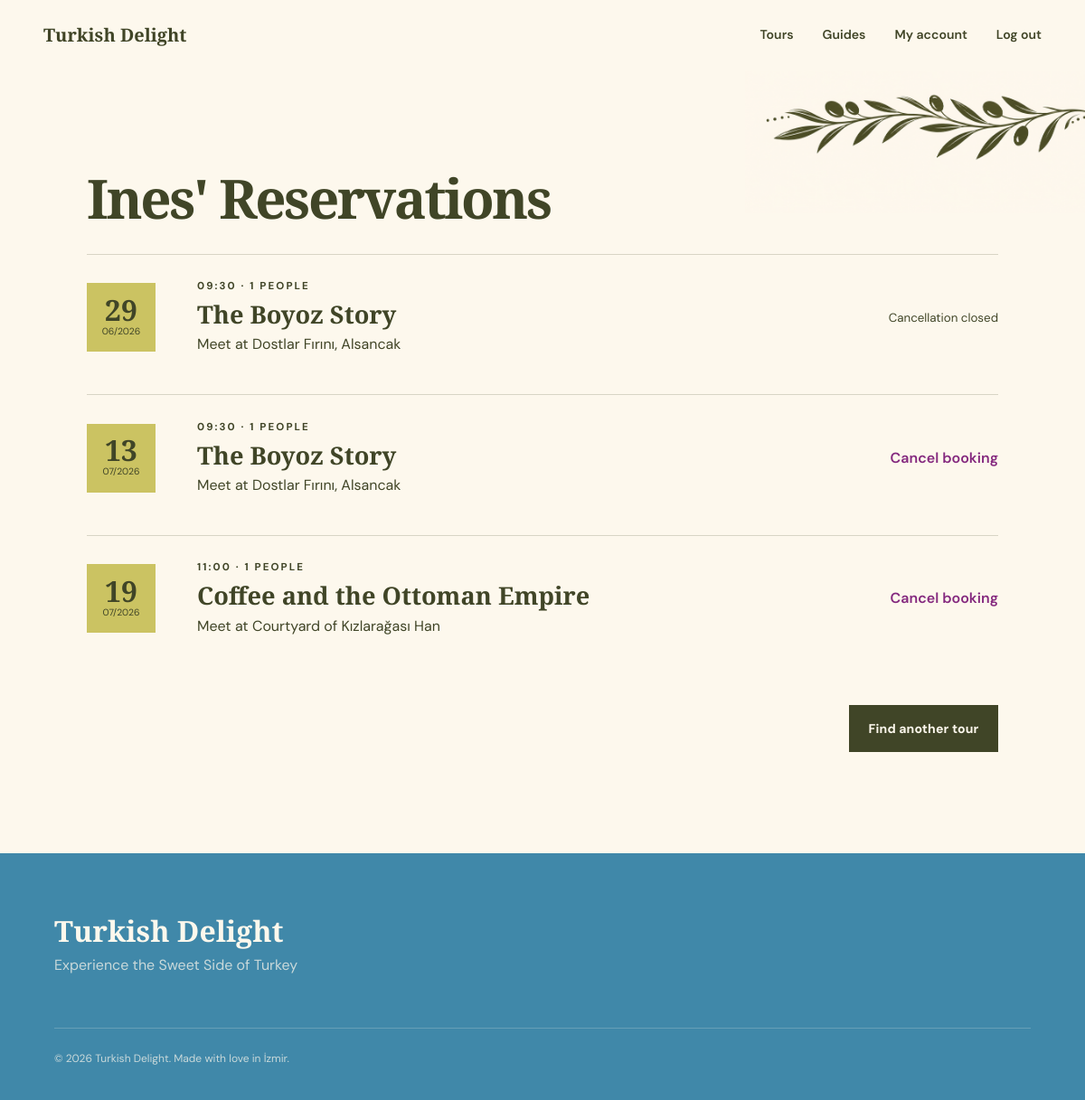
The app's page /profile (signed in) with its own data.
### tables this page shows
CREATE TABLE "users" (
          id INTEGER PRIMARY KEY AUTOINCREMENT,
          first_name TEXT NOT NULL, last_name TEXT NOT NULL,
          email TEXT NOT NULL UNIQUE, password_hash TEXT NOT NULL,
          role TEXT NOT NULL CHECK(role IN ('guide','participant','admin')),
          languages TEXT NOT NULL DEFAULT '[]'
        , profile_photo TEXT NOT NULL DEFAULT 'GuideDefault.jpg');

CREATE TABLE reservations (
  id INTEGER PRIMARY KEY AUTOINCREMENT, participant_id INTEGER NOT NULL REFERENCES users(id),
  tour_id INTEGER NOT NULL REFERENCES tours(id), tour_date TEXT NOT NULL, created_at TEXT NOT NULL,
  UNIQUE(participant_id,tour_id,tour_date)
);

CREATE TABLE tours (
  id INTEGER PRIMARY KEY AUTOINCREMENT, guide_id INTEGER NOT NULL REFERENCES users(id),
  title TEXT NOT NULL, subtitle TEXT NOT NULL, description TEXT NOT NULL, foods TEXT NOT NULL, stops TEXT NOT NULL, story_points TEXT NOT NULL,
  meeting_point TEXT NOT NULL, duration INTEGER NOT NULL CHECK(duration > 0),
  language TEXT NOT NULL, capacity INTEGER NOT NULL CHECK(capacity > 0)
);

CREATE TABLE schedules (
  tour_id INTEGER NOT NULL REFERENCES tours(id) ON DELETE CASCADE,
  weekday INTEGER NOT NULL CHECK(weekday BETWEEN 0 AND 6), start_time TEXT NOT NULL,
  PRIMARY KEY(tour_id, weekday)
);

### app.py (the view, shortened to what this page needs)
@app.route("/profile")
@login_required
def profile():
    db = get_db()
    if current_user.role == "admin":
        return redirect(url_for("admin_dashboard"))
    if current_user.role == "participant":
        reservations = tourdb.participant_reservations(db, current_user.id)
        enriched = []
        for reservation in reservations:
            item = dict(reservation)
            item["guests"] = tourdb.reservation_guests(db, item["id"])
            schedule = tourdb.schedule_for_day(
                db, item["tour_id"], date.fromisoformat(item["tour_date"]).weekday()
            )
            start = item["start_time"] or schedule["start_time"]
            item["start_time"] = start
            start_dt = datetime.combine(date.fromisoformat(item["tour_date"]), datetime.strptime(start, "%H:%M").time())
            item["can_cancel"] = start_dt - datetime.now() >= timedelta(hours=24)
            enriched.append(item)
        return render_template("participant_profile.html", reservations=enriched)

### app.py (called while the page is built)
def get_db():
    if "db" not in g:
        g.db = sqlite3.connect(DATABASE)
        g.db.row_factory = sqlite3.Row
        g.db.execute("PRAGMA foreign_keys = ON")
    return g.db

@login_manager.user_loader
def load_user(user_id):
    return userdb.get_user(get_db(), user_id)

def csrf_token():
    if "csrf_token" not in session:
        session["csrf_token"] = secrets.token_hex(24)
    return session["csrf_token"]

@app.before_request
def verify_csrf():
    if request.method == "POST" and request.form.get("csrf_token") != session.get("csrf_token"):
        abort(400, "Invalid or missing form token.")

### tourdb.py (called while the page is built)
def schedule_for_day(db, tour_id, weekday):
    return db.execute(
        "SELECT start_time FROM schedules WHERE tour_id=? AND weekday=?", (tour_id, weekday)
    ).fetchone()

def participant_reservations(db, participant_id):
    return db.execute(
        """SELECT r.*, t.title, t.meeting_point, t.duration,
           (SELECT start_time FROM schedules s WHERE s.tour_id=t.id
            AND s.weekday=CAST(strftime('%w',r.tour_date) AS INTEGER)-1) AS start_time
           FROM reservations r JOIN tours t ON t.id=r.tour_id
           WHERE r.participant_id=? ORDER BY r.tour_date""",
        (participant_id,),
    ).fetchall()

def reservation_guests(db, reservation_id):
    return db.execute(
        "SELECT name FROM reservation_guests WHERE reservation_id=?", (reservation_id,)
    ).fetchall()

### userdb.py (called while the page is built)
def get_user(db, user_id):
    row = db.execute("SELECT * FROM users WHERE id=?", (user_id,)).fetchone()
    return User(row) if row else None

### templates/participant_profile.html (shortened to what this page needs)
{% extends "base.html" %}
{% block content %}
  <section class="dashboard participant-dashboard">
    <img
      class="participant-decoration"
      src="{{ url_for('static', filename='decoration3.png') }}"
      alt=""
      aria-hidden="true"
    >
    <section>
      <div class="reservations-heading">
        <h2>
          {{ current_user.first_name }}{% if current_user.first_name[-1]|lower == 's' %}'{% else %}'s{% endif %} Reservations
        </h2>
      </div>
      <div class="reservation-list">
        {% for item in reservations %}
          <article class="reservation-card">
            <div class="date-tile">
              <strong>{{ item.tour_date[8:] }}</strong>
              <span>{{ item.tour_date[5:7] }}/{{ item.tour_date[:4] }}</span>
            </div>
            <div>
              <p class="eyebrow">{{ item.start_time }} · {{ 1 + item.guests|length }} people</p>
              <h3><a href="{{ url_for('tour_detail', tour_id=item.tour_id) }}">{{ item.title }}</a></h3>
              <p>Meet at {{ item.meeting_point }}</p>
            </div>
            <div>
              {% if item.can_cancel %}
                <form
                  method="post"
                  action="{{ url_for('cancel_reservation', reservation_id=item.id) }}"
                  data-confirm="Cancel this reservation?"
                >
                  <button class="text-button danger" type="submit">Cancel booking</button>
                </form>
              {% else %}
                <small>Cancellation closed</small>
              {% endif %}
            </div>
          </article>
        {% else %}
          <div class="empty-state">
            <h3>No walks booked yet.</h3>
            <p>There’s a table, a story, and a local guide waiting for you.</p>
          </div>
        {% endfor %}
      </div>
      <div class="dashboard-end-action">
        <a class="button button-dark" href="{{ url_for('home') }}#tours">Find another tour</a>
      </div>
    </section>
  </section>
{% endblock %}

### static/styles/variables.css (style rules this page uses)
:root { --ink: #404527; --deep: #4088A9; --cream: #FDF8ED; --paper: #FDF8ED; --clay: #84287E; --gold: #CBC362; --sea: #4088A9; --line: rgba(64, 69, 39, .2); --serif: "Playfair Display", Georgia, serif; --sans: "DM Sans", Arial, sans-serif }

### static/styles/base.css (style rules this page uses)
* { box-sizing: border-box }
html { scroll-behavior: smooth }
body { margin: 0; background: var(--paper); color: var(--ink); font-family: var(--sans); font-size: 16px; line-height: 1.6 }
img { display: block; max-width: 100% }
a { color: inherit; text-decoration: none }
button, input, select, textarea { font: inherit; color: inherit }
button { cursor: pointer }

### static/styles/navigation.css (style rules this page uses)
.site-nav a:not(.button), .text-button { position: relative }
.text-button { border: 0; background: transparent; padding: 0; font-weight: 600 }
.button { display: inline-flex; align-items: center; justify-content: center; gap: .5rem; background: var(--gold); color: var(--deep); border: 0; padding: .95rem 1.35rem; font-weight: 700; font-size: .88rem; letter-spacing: .01em; transition: transform .2s, background .2s }
.button-dark { background: var(--ink); color: var(--paper) }

### static/styles/shared-components.css (style rules this page uses)
.eyebrow { text-transform: uppercase; letter-spacing: .18em; font-size: .72rem; font-weight: 700; margin: 0 0 1.5rem }
h2 { font: 600 clamp(2.8rem, 5vw, 5.4rem)/.98 var(--serif); letter-spacing: -.04em; margin: 0 }

### static/styles/tour-account-components.css (style rules this page uses)
.dashboard { padding: 7rem 8vw; min-height: 80vh }
.reservation-list, .guide-tour-list { display: flex; flex-direction: column; gap: 1rem }
.reservation-card { display: grid; grid-template-columns: 90px 1fr auto; align-items: center; gap: 2rem; border-top: 1px solid var(--line); padding: 1.5rem 0 }
.date-tile { width: 76px; height: 76px; background: var(--gold); display: flex; flex-direction: column; justify-content: center; align-items: center }
.date-tile strong { font: 600 2rem/1 var(--serif) }
.date-tile span { font-size: .65rem }
.reservation-card h3, .guide-tour h3 { font: 600 1.7rem var(--serif); margin: 0 }
.reservation-card p { margin: .15rem 0 }
.danger { color: var(--clay) }

### static/styles/theme-layout.css (style rules this page uses)
.reservations-heading { display: flex; align-items: center; justify-content: space-between; gap: 2rem; margin-bottom: 2rem }
.dashboard .reservations-heading h2 { margin: 0 }
.participant-dashboard { position: relative; overflow: hidden }
.participant-decoration { position: absolute; top: -2rem; right: -2rem; width: min(34vw, 420px); height: auto; pointer-events: none; user-select: none }
.participant-dashboard>section { position: relative; z-index: 1 }
.dashboard-end-action { display: flex; justify-content: flex-end; margin-top: 3rem }

### records on screen
users: first_name "Ines"
reservations: tour_date "29", tour_date "06", tour_date "2026", start_time "09:30", guests "1", title "The Boyoz Story", meeting_point "Dostlar Fırını, Alsancak", shows "Cancellation closed"
reservations: tour_date "13", tour_date "07", tour_date "2026", start_time "09:30", guests "1", title "The Boyoz Story", meeting_point "Dostlar Fırını, Alsancak"
reservations: tour_date "19", tour_date "07", tour_date "2026"
schedules: start_time "11:00"
tours: title "Coffee and the Ottoman Empire", meeting_point "Courtyard of Kızlarağası Han"

### other values on screen
{{ 1 + item.guests|length }} "1"
